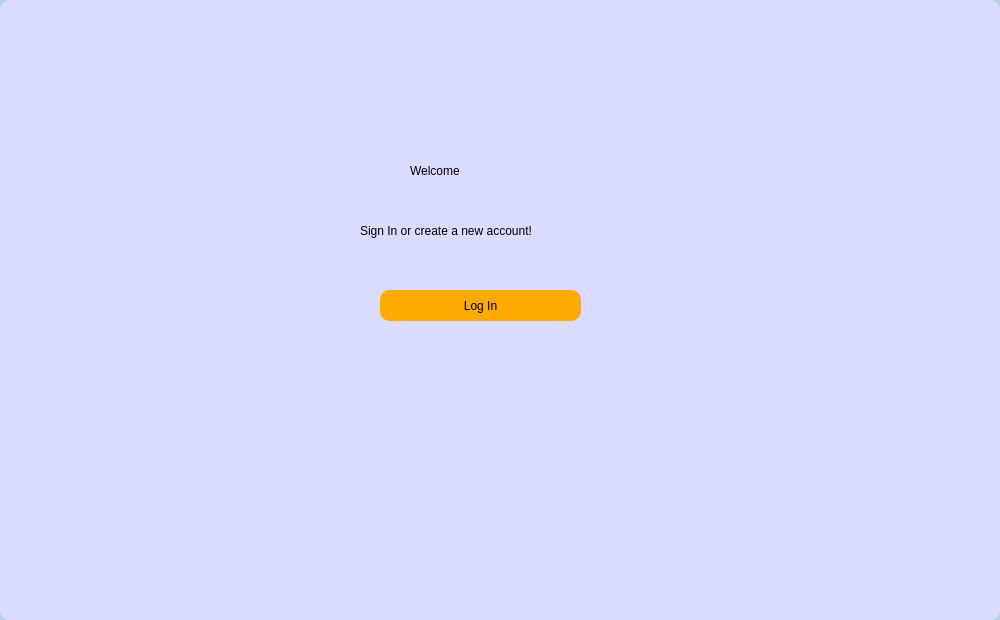
<?xml version="1.0" encoding="UTF-8"?>
<ui version="4.0">
 <class>Form</class>
 <widget class="QWidget" name="Form">
  <property name="geometry">
   <rect>
    <x>0</x>
    <y>0</y>
    <width>1000</width>
    <height>620</height>
   </rect>
  </property>
  <property name="windowTitle">
   <string>Form</string>
  </property>
  <property name="styleSheet">
   <string notr="true">
background-color:#b5d1e2
</string>
  </property>
  <widget class="QWidget" name="widget" native="true">
   <property name="geometry">
    <rect>
     <x>0</x>
     <y>0</y>
     <width>1000</width>
     <height>620</height>
    </rect>
   </property>
   <property name="styleSheet">
    <string notr="true">
background-color:rgb(217, 220, 255);
border-radius:10px;
</string>
   </property>
   <widget class="QLabel" name="welcome">
    <property name="geometry">
     <rect>
      <x>410</x>
      <y>150</y>
      <width>161</width>
      <height>41</height>
     </rect>
    </property>
    <property name="styleSheet">
     <string notr="true">font: 75 28pt &quot;MS Shell Dlg 2&quot;;</string>
    </property>
    <property name="text">
     <string>Welcome</string>
    </property>
   </widget>
   <widget class="QLabel" name="signin">
    <property name="geometry">
     <rect>
      <x>360</x>
      <y>210</y>
      <width>311</width>
      <height>41</height>
     </rect>
    </property>
    <property name="styleSheet">
     <string notr="true">font: 75 14pt &quot;MS Shell Dlg 2&quot;;</string>
    </property>
    <property name="text">
     <string>Sign In or create a new account!</string>
    </property>
   </widget>
   <widget class="QPushButton" name="login">
    <property name="geometry">
     <rect>
      <x>380</x>
      <y>290</y>
      <width>201</width>
      <height>31</height>
     </rect>
    </property>
    <property name="styleSheet">
     <string notr="true">#login{border-radius: 10px;
font: 16pt &quot;MV Boli&quot;;
background-color: rgb(255, 170, 0);
}

*:hover#login{
                        background: '#BC006C';
                    }</string>
    </property>
    <property name="text">
     <string>Log In</string>
    </property>
   </widget>
  </widget>
 </widget>
 <resources/>
 <connections/>
</ui>
